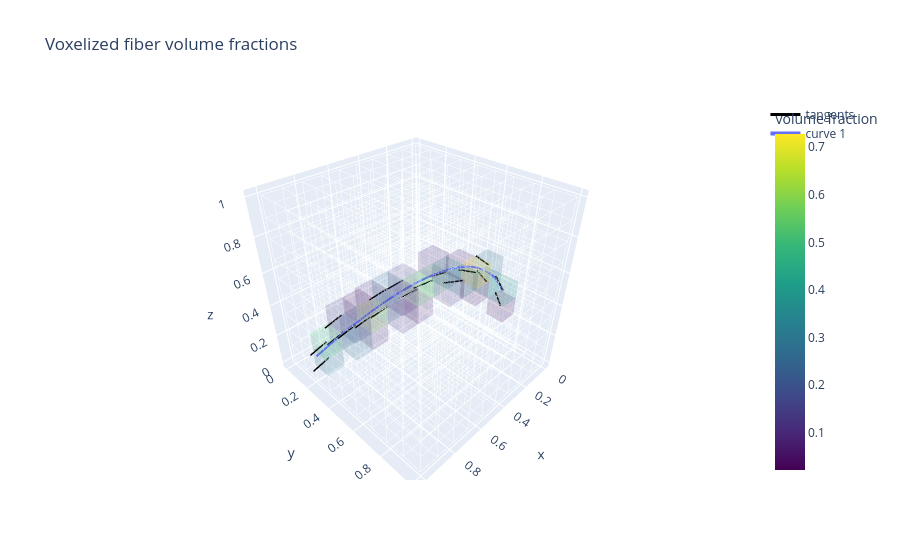

Source (notebook cell):
### Code cell
prior_fiber = FiberPrior(9,3,0.1)
voxelized_fiber = prior_fiber.sample(jax.random.key(4))
fig, ax = plot_voxelized_fiber_field(voxelized_fiber.volume_fraction, prior_fiber.grid, voxelized_fiber.tangents,size_scale=1000, volume_opacity=0.1, curves=voxelized_fiber.curve)
fig.show()

### Figure 1 — Plotly figure (JSON) as saved in the notebook; plotly's stock layout.template omitted (floating-point values rounded to 4 significant figures; data arrays with more than 128 entries replaced by an {"elided": "..."} marker saying what was removed)
{"data": [{"hoverinfo": "skip", "line": {"color": "rgba(160,160,160,0.6)", "width": 1}, "mode": "lines", "name": "voxel grid", "showlegend": false, "type": "scatter3d", "x": {"elided": "900 float values"}, "y": {"elided": "900 float values"}, "z": {"elided": "900 float values"}}, {"colorbar": {"title": {"text": "volume fraction"}}, "colorscale": [[0, "#440154"], [0.1111, "#482878"], [0.2222, "#3e4989"], [0.3333, "#31688e"], [0.4444, "#26828e"], [0.5556, "#1f9e89"], [0.6667, "#35b779"], [0.7778, "#6ece58"], [0.8889, "#b5de2b"], [1, "#fde725"]], "flatshading": true, "hoverinfo": "skip", "i": {"elided": "348 int values"}, "intensity": {"elided": "232 float values"}, "j": {"elided": "348 int values"}, "k": {"elided": "348 int values"}, "name": "volume fractions", "opacity": 0.1, "showscale": true, "type": "mesh3d", "x": {"elided": "232 float values"}, "y": {"elided": "232 float values"}, "z": {"elided": "232 float values"}}, {"hoverinfo": "skip", "line": {"color": "black", "width": 3}, "mode": "lines", "name": "tangents", "type": "scatter3d", "x": [0.05556, 0.1147, null, 0.05556, 0.1296, null, 0.05556, 0.0914, null, 0.05556, 0.1003, null, 0.1667, 0.1667, null, 0.1667, 0.1667, null, 0.1667, 0.2606, null, 0.2778, 0.3792, null, 0.2778, 0.3784, null, 0.3889, 0.4886, null, 0.3889, 0.3889, null, 0.3889, 0.3889, null, 0.5, 0.5952, null, 0.5, 0.5, null, 0.5, 0.5969, null, 0.6111, 0.7033, null, 0.6111, 0.7049, null, 0.6111, 0.6111, null, 0.6111, 0.6111, null, 0.7222, 0.7222, null, 0.7222, 0.7222, null, 0.7222, 0.8124, null, 0.7222, 0.7222, null, 0.8333, 0.9208, null, 0.8333, 0.9218, null, 0.8333, 0.8333, null, 0.8333, 0.922, null, 0.9444, 1.029, null, 0.9444, 1.03, null], "y": [0.6111, 0.5778, null, 0.6111, 0.5723, null, 0.7222, 0.6983, null, 0.7222, 0.6947, null, 0.5, 0.5, null, 0.6111, 0.6111, null, 0.6111, 0.566, null, 0.5, 0.4549, null, 0.6111, 0.5652, null, 0.5, 0.457, null, 0.5, 0.5, null, 0.6111, 0.6111, null, 0.3889, 0.3493, null, 0.5, 0.5, null, 0.5, 0.4592, null, 0.3889, 0.3513, null, 0.3889, 0.3503, null, 0.5, 0.5, null, 0.5, 0.5, null, 0.2778, 0.2778, null, 0.3889, 0.3889, null, 0.3889, 0.3526, null, 0.3889, 0.3889, null, 0.2778, 0.2431, null, 0.2778, 0.2425, null, 0.3889, 0.3889, null, 0.3889, 0.3534, null, 0.2778, 0.2445, null, 0.2778, 0.2439, null], "z": [0.3889, 0.4769, null, 0.5, 0.5732, null, 0.2778, 0.3802, null, 0.3889, 0.4868, null, 0.5, 0.5, null, 0.3889, 0.3889, null, 0.5, 0.5385, null, 0.5, 0.4948, null, 0.5, 0.51, null, 0.5, 0.4766, null, 0.6111, 0.6111, null, 0.5, 0.5, null, 0.5, 0.4586, null, 0.3889, 0.3889, null, 0.5, 0.4641, null, 0.3889, 0.3396, null, 0.5, 0.4546, null, 0.3889, 0.3889, null, 0.5, 0.5, null, 0.3889, 0.3889, null, 0.2778, 0.2778, null, 0.3889, 0.335, null, 0.5, 0.5, null, 0.2778, 0.2186, null, 0.3889, 0.3316, null, 0.2778, 0.2778, null, 0.3889, 0.3322, null, 0.1667, 0.1033, null, 0.2778, 0.216, null]}, {"hoverinfo": "skip", "line": {"color": "#636EFA", "width": 4}, "mode": "lines", "name": "curve 1", "type": "scatter3d", "x": {"elided": "200 float values"}, "y": {"elided": "200 float values"}, "z": {"elided": "200 float values"}}], "layout": {"scene": {"aspectmode": "cube", "xaxis": {"title": {"text": "x"}}, "yaxis": {"title": {"text": "y"}}, "zaxis": {"title": {"text": "z"}}}, "title": {"text": "Voxelized fiber volume fractions"}}}
